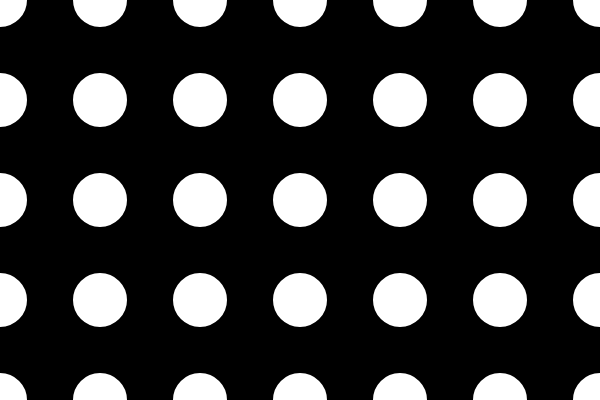
Frame 1 (no input)
Frame 60 (no input): identical to frame 1, image omitted
Frame 120 (the mouse pressed at the canvas centre since frame 60): identical to frame 1, image omitted

The p5.js sketch that drew this single still picture (run headless with seeded random() and noise() and a simulated clock; from frame 60 on, the mouse is pressed at the canvas centre):

// p5.js sketch
// ── sketch.js
// Nested Loops
// Code! Programming with p5.js
// The Coding Train / Daniel Shiffman
// https://thecodingtrain.com/beginners/p5js/4.2-nested-loops.html
// https://youtu.be/1c1_TMdf8b8
// https://editor.p5js.org/codingtrain/sketches/nxJTfiJd

function setup() {
  createCanvas(600, 400);
}

let xlen = 100;
let elen = 50;

function draw() {
  background(0);
  strokeWeight(4);
  stroke(255);

  for (var x = 0; x <= width; x += xlen) {
    console.log('x', x);
    for (var y = 0; y <= height; y += xlen) {
      console.log('y', y);
      // fill(random(255), 0, random(255));
      ellipse(x, y, elen, elen);
    }
  }
}
